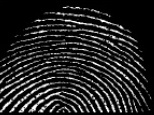
%> input picture Dilatio Erosion Opening Closing/fprint.jpg, 154 x 115 px
$ octave 'Dilatio Erosion Opening Closing.m'   (GNU Octave 9; MATLAB toolbox functions it lacks are replaced by stand-ins)
%> lines starting %> are read from the running program, lines starting %| are printed output that depends on the picture; in (x1, y1, x2, y2) boxes, pixels count from 0 and x2, y2 are one past the last pixel; in counts of white or black regions, pixels touching at a corner belong together; the program's own positions count from 1
f = imread('fprint.jpg');
%> f is the input picture: size 115x154x3 uint8; min 0, max 255, mean 37.9
f = rgb2gray(f);
%> f: size 115x154 uint8
f = imbinarize(f,0.3);
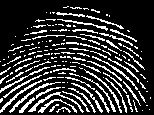
%> f: size 115x154 logical; 20.7% white in thin lines or dots

subplot(2,3,1);
imshow(f);
title('Original Image');
[x, y] = size(f);
%> x = 115; y = 154

W = [0,1,0;
     1,1,1;
     0,1,0];


R1 = f;
for i = 2:x-1
    for j = 2:y-1
       N = [f(i-1, j-1)*W(1,1), f(i-1, j)*W(1,2), f(i-1, j+1)*W(1,3), f(i, j-1)*W(2,1), f(i, j)*W(2,2), f(i, j+1)*W(2,3), f(i+1, j-1)*W(3,1), f(i+1, j)*W(3,2), f(i+1, j+1)*W(3,3)];
       R1(i,j) = min(N);
    end
end
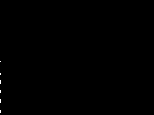
%> R1: size 115x154 logical; 0.1% white in thin lines or dots, all inside (x1, y1, x2, y2) = (0, 61, 1, 113)

subplot(2,3,2);
imshow(R1);
title('Erosion');


R2 = f;
for i = 2:x-1
    for j = 2:y-1
       N = [f(i-1, j-1)*W(1,1), f(i-1, j)*W(1,2), f(i-1, j+1)*W(1,3), f(i, j-1)*W(2,1), f(i, j)*W(2,2), f(i, j+1)*W(2,3), f(i+1, j-1)*W(3,1), f(i+1, j)*W(3,2), f(i+1, j+1)*W(3,3)];
       R2(i,j) = max(N);
    end
end
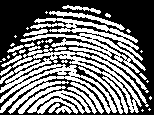
%> R2: size 115x154 logical; 45.4% white; 35 white regions (20 under 20 px), largest, box (x1, y1, x2, y2) and area: (0, 18, 149, 114) 5627, (27, 90, 91, 114) 606, (49, 11, 125, 30) 291

subplot(2,3,3);
imshow(R2);
title('Dialation');


R3 = R1;
for i = 2:x-1
    for j = 2:y-1
       N = [R1(i-1, j-1)*W(1,1), R1(i-1, j)*W(1,2), R1(i-1, j+1)*W(1,3), R1(i, j-1)*W(2,1), R1(i, j)*W(2,2), R1(i, j+1)*W(2,3), R1(i+1, j-1)*W(3,1), R1(i+1, j)*W(3,2), R1(i+1, j+1)*W(3,3)];
       R3(i,j) = max(N);
    end
end
%> R3: size 115x154 logical; 0.19% white; 6 white regions (6 under 20 px)

subplot(2,3,4);
imshow(R3);
title('Opening');


R4 = R2;
for i = 2:x-1
    for j = 2:y-1
       N = [R2(i-1, j-1)*W(1,1), R2(i-1, j)*W(1,2), R2(i-1, j+1)*W(1,3), R2(i, j-1)*W(2,1), R2(i, j)*W(2,2), R2(i, j+1)*W(2,3), R2(i+1, j-1)*W(3,1), R2(i+1, j)*W(3,2), R2(i+1, j+1)*W(3,3)];
       R4(i,j) = min(N);
    end
end

subplot(2,3,5);
imshow(R4);
title('Closing');


subplot(2,3,6);
imshow(R2 - R1);
title('Substitution');
